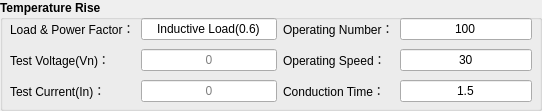
    <widget class="QGroupBox" name="groupBox_15">
     <property name="geometry">
      <rect>
       <x>350</x>
       <y>120</y>
       <width>542</width>
       <height>111</height>
      </rect>
     </property>
     <property name="minimumSize">
      <size>
       <width>541</width>
       <height>111</height>
      </size>
     </property>
     <property name="font">
      <font>
       <weight>75</weight>
       <bold>true</bold>
      </font>
     </property>
     <property name="styleSheet">
      <string notr="true">
#groupBox_login * {background-color: rgb();}</string>
     </property>
     <property name="title">
      <string>Temperature Rise</string>
     </property>
     <widget class="QWidget" name="gridLayoutWidget_15">
      <property name="geometry">
       <rect>
        <x>10</x>
        <y>15</y>
        <width>267</width>
        <height>91</height>
       </rect>
      </property>
      <layout class="QGridLayout" name="gridLayout_3">
       <item row="2" column="0">
        <widget class="QLabel" name="label_48">
         <property name="styleSheet">
          <string notr="true"/>
         </property>
         <property name="text">
          <string>Test Current(In)：</string>
         </property>
         <property name="alignment">
          <set>Qt::AlignLeading|Qt::AlignLeft|Qt::AlignVCenter</set>
         </property>
        </widget>
       </item>
       <item row="0" column="0">
        <widget class="QLabel" name="label_46">
         <property name="styleSheet">
          <string notr="true"/>
         </property>
         <property name="text">
          <string>Load &amp; Power Factor：</string>
         </property>
         <property name="alignment">
          <set>Qt::AlignLeading|Qt::AlignLeft|Qt::AlignVCenter</set>
         </property>
        </widget>
       </item>
       <item row="1" column="0">
        <widget class="QLabel" name="label_47">
         <property name="styleSheet">
          <string notr="true"/>
         </property>
         <property name="text">
          <string>Test Voltage(Vn)：</string>
         </property>
         <property name="alignment">
          <set>Qt::AlignLeading|Qt::AlignLeft|Qt::AlignVCenter</set>
         </property>
        </widget>
       </item>
       <item row="0" column="1">
        <widget class="QLineEdit" name="lineEditRn_6">
         <property name="focusPolicy">
          <enum>Qt::NoFocus</enum>
         </property>
         <property name="text">
          <string>Inductive Load(0.6)</string>
         </property>
         <property name="alignment">
          <set>Qt::AlignCenter</set>
         </property>
         <property name="readOnly">
          <bool>true</bool>
         </property>
        </widget>
       </item>
       <item row="1" column="1">
        <widget class="QLineEdit" name="lineEditVn_t_6">
         <property name="focusPolicy">
          <enum>Qt::NoFocus</enum>
         </property>
         <property name="toolTip">
          <string>V</string>
         </property>
         <property name="alignment">
          <set>Qt::AlignCenter</set>
         </property>
         <property name="readOnly">
          <bool>true</bool>
         </property>
         <property name="placeholderText">
          <string>0</string>
         </property>
        </widget>
       </item>
       <item row="2" column="1">
        <widget class="QLineEdit" name="lineEditIn_t_6">
         <property name="focusPolicy">
          <enum>Qt::NoFocus</enum>
         </property>
         <property name="toolTip">
          <string>A</string>
         </property>
         <property name="alignment">
          <set>Qt::AlignCenter</set>
         </property>
         <property name="readOnly">
          <bool>true</bool>
         </property>
         <property name="placeholderText">
          <string>0</string>
         </property>
        </widget>
       </item>
      </layout>
     </widget>
     <widget class="QWidget" name="gridLayoutWidget_16">
      <property name="geometry">
       <rect>
        <x>283</x>
        <y>15</y>
        <width>249</width>
        <height>91</height>
       </rect>
      </property>
      <layout class="QGridLayout" name="gridLayout_7">
       <item row="2" column="0">
        <widget class="QLabel" name="label_51">
         <property name="styleSheet">
          <string notr="true"/>
         </property>
         <property name="text">
          <string>Conduction Time：</string>
         </property>
         <property name="alignment">
          <set>Qt::AlignLeading|Qt::AlignLeft|Qt::AlignVCenter</set>
         </property>
        </widget>
       </item>
       <item row="0" column="0">
        <widget class="QLabel" name="label_49">
         <property name="styleSheet">
          <string notr="true"/>
         </property>
         <property name="text">
          <string>Operating Number：</string>
         </property>
         <property name="alignment">
          <set>Qt::AlignLeading|Qt::AlignLeft|Qt::AlignVCenter</set>
         </property>
        </widget>
       </item>
       <item row="1" column="0">
        <widget class="QLabel" name="label_50">
         <property name="styleSheet">
          <string notr="true"/>
         </property>
         <property name="text">
          <string>Operating Speed：</string>
         </property>
         <property name="alignment">
          <set>Qt::AlignLeading|Qt::AlignLeft|Qt::AlignVCenter</set>
         </property>
        </widget>
       </item>
       <item row="0" column="1">
        <widget class="QLineEdit" name="lineEditHandleNum_4">
         <property name="focusPolicy">
          <enum>Qt::NoFocus</enum>
         </property>
         <property name="text">
          <string>100</string>
         </property>
         <property name="alignment">
          <set>Qt::AlignCenter</set>
         </property>
         <property name="readOnly">
          <bool>true</bool>
         </property>
        </widget>
       </item>
       <item row="1" column="1">
        <widget class="QLineEdit" name="lineEditHandleRate_3">
         <property name="focusPolicy">
          <enum>Qt::NoFocus</enum>
         </property>
         <property name="toolTip">
          <string>/min</string>
         </property>
         <property name="text">
          <string>30</string>
         </property>
         <property name="alignment">
          <set>Qt::AlignCenter</set>
         </property>
         <property name="readOnly">
          <bool>true</bool>
         </property>
        </widget>
       </item>
       <item row="2" column="1">
        <widget class="QLineEdit" name="lineEditTongTime_3">
         <property name="focusPolicy">
          <enum>Qt::NoFocus</enum>
         </property>
         <property name="toolTip">
          <string>s</string>
         </property>
         <property name="text">
          <string>1.5</string>
         </property>
         <property name="alignment">
          <set>Qt::AlignCenter</set>
         </property>
         <property name="readOnly">
          <bool>true</bool>
         </property>
        </widget>
       </item>
      </layout>
     </widget>
    </widget>
